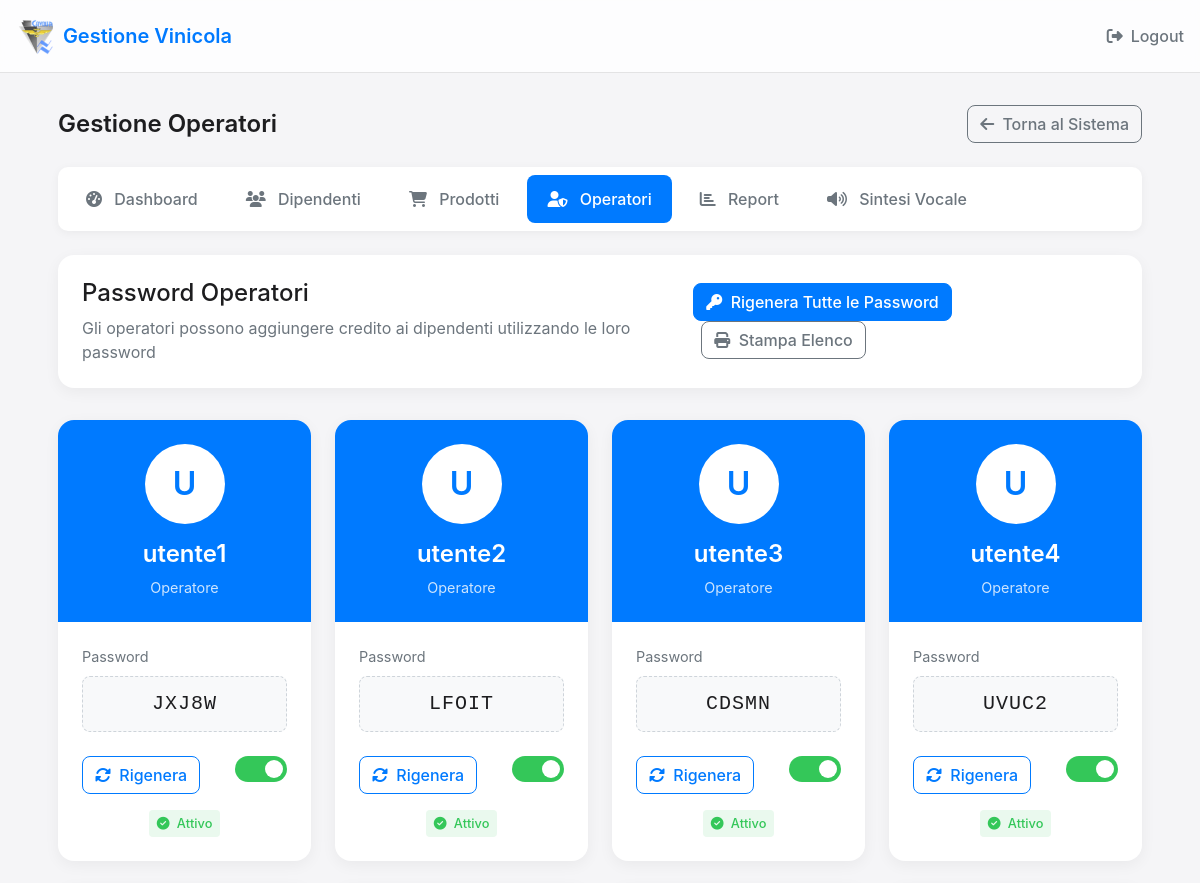
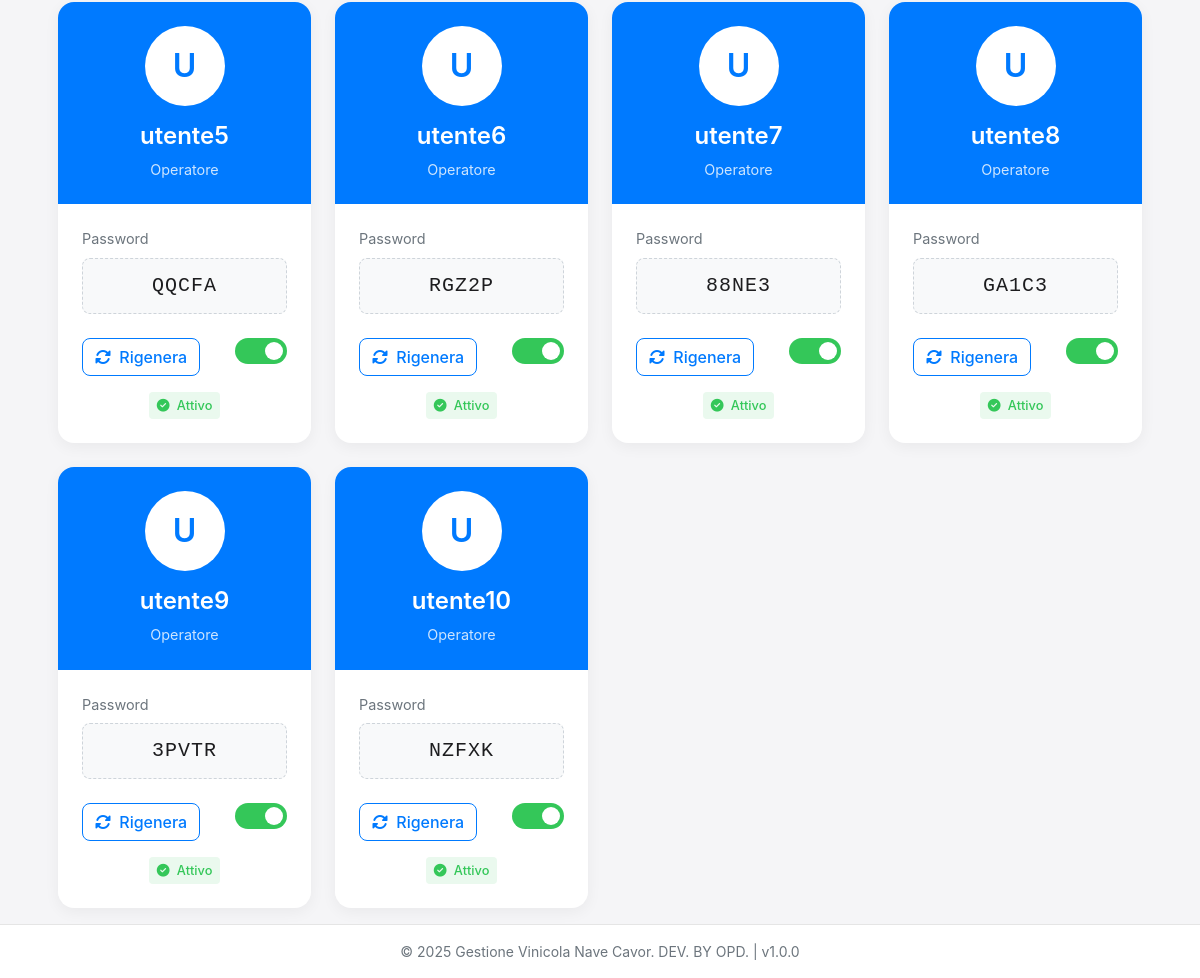
The app's page /admin/operators (signed in), older data (2 pictures, top to bottom).
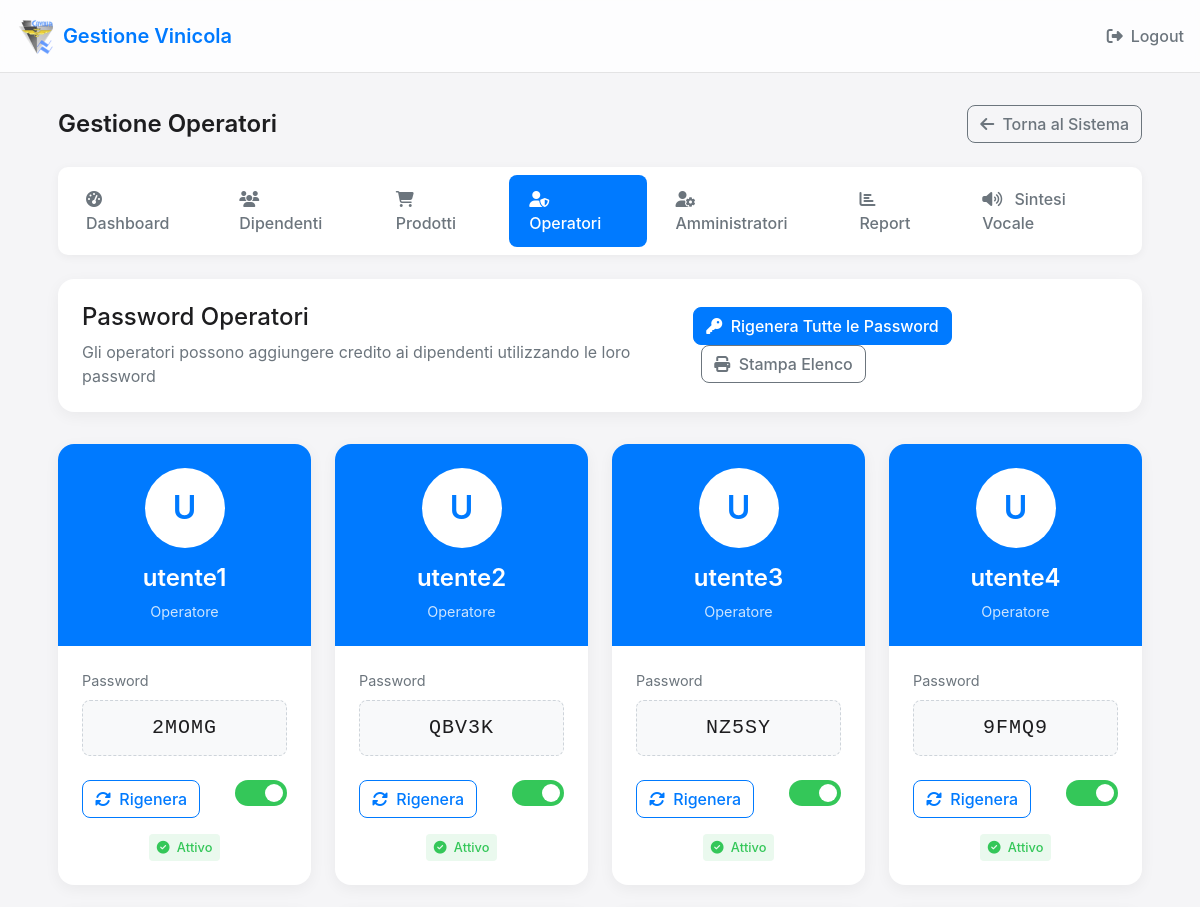
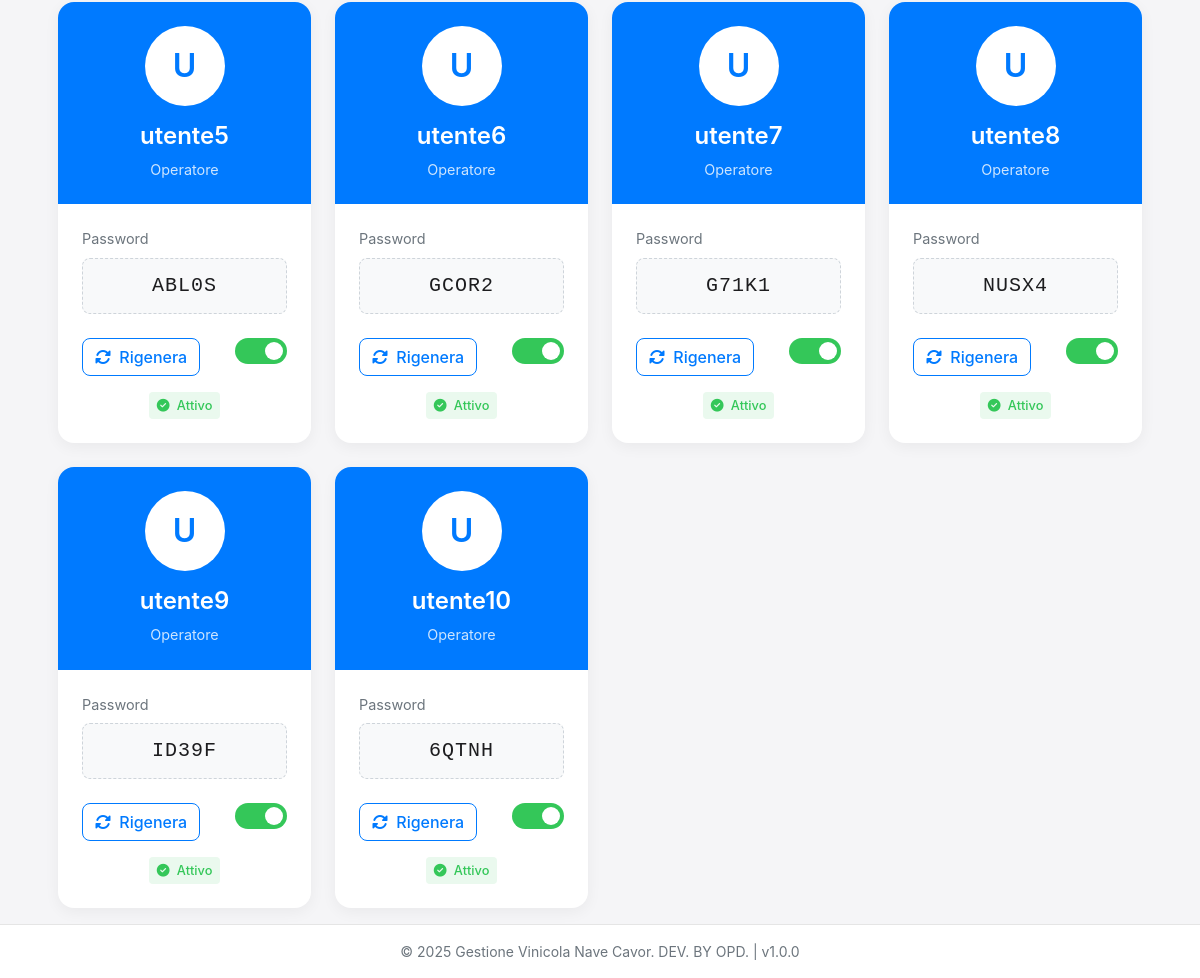
The same page, newer data (2 pictures, top to bottom).
### app.py (models this page shows)
class Operator(db.Model):
    id = db.Column(db.Integer, primary_key=True)
    username = db.Column(db.String(50), unique=True)  # utente1, utente2, ecc.
    password = db.Column(db.String(10))  # Password in chiaro per facilità di uso (5 caratteri)
    active = db.Column(db.Boolean, default=True)

### app.py (the view)
@app.route('/admin/operators')
def admin_operators():
    if session.get('admin_logged_in') != True:
        return redirect(url_for('admin_login'))
    operators = Operator.query.all()
    return render_template('admin_operators.html', operators=operators)

### app.py (called while the page is built)
@app.context_processor
def inject_app_info():
    now = datetime.now()
    return {
        'app_name': app.config['APP_NAME'],
        'app_version': app.config['APP_VERSION'],
        'now': now
    }

### templates/admin_operators.html (shortened to what this page needs)
{% extends "base.html" %}
{% block header_actions %}
<a href="{{ url_for('admin_logout') }}" class="logout-button">
    <i class="fas fa-sign-out-alt"></i> Logout
</a>
{% endblock %}
{% block content %}
<div class="admin-container">
    <div class="admin-header">
        <h1 class="admin-title">Gestione Operatori</h1>
        <div>
            <a href="{{ url_for('index') }}" class="btn btn-outline-secondary">
                <i class="fas fa-arrow-left me-1"></i> Torna al Sistema
            </a>
        </div>
    </div>
    <div class="admin-tabs">
        <a href="{{ url_for('admin_dashboard') }}" class="admin-tab">
            <i class="fas fa-tachometer-alt"></i> Dashboard
        </a>
        <a href="{{ url_for('admin_employees') }}" class="admin-tab">
            <i class="fas fa-users"></i> Dipendenti
        </a>
        <a href="{{ url_for('admin_products') }}" class="admin-tab">
            <i class="fas fa-shopping-cart"></i> Prodotti
        </a>
        <a href="{{ url_for('admin_operators') }}" class="admin-tab active">
            <i class="fas fa-user-shield"></i> Operatori
        </a>
        {% if session.is_super_admin %}
        <a href="{{ url_for('admin_admins') }}" class="admin-tab">
            <i class="fas fa-user-cog"></i> Amministratori
        </a>
        {% endif %}
        <a href="{{ url_for('admin_reports') }}" class="admin-tab">
            <i class="fas fa-chart-bar"></i> Report
        </a>
        <a href="{{ url_for('admin_speech_config') }}" class="admin-tab">
            <i class="fas fa-volume-up"></i> Sintesi Vocale
        </a>
    </div>
    <div class="card regenerate-section">
        <div class="card-body">
            <div class="d-flex justify-content-between align-items-center">
                <div>
                    <h4 class="mb-2">Password Operatori</h4>
                    <p class="text-muted mb-0">Gli operatori possono aggiungere credito ai dipendenti utilizzando le loro password</p>
                </div>
                <div>
                    <button id="regenerateAllBtn" class="btn btn-primary">
                        <i class="fas fa-key me-1"></i> Rigenera Tutte le Password
                    </button>
                    <button id="printPasswordsBtn" class="btn btn-outline-secondary ms-2">
                        <i class="fas fa-print me-1"></i> Stampa Elenco
                    </button>
                </div>
            </div>
        </div>
    </div>
    <div class="operators-grid">
        {% for operator in operators %}
        <div class="operator-card">
            <div class="operator-header">
                <div class="operator-avatar">{{ operator.username[0]|upper }}</div>
                <h3 class="operator-username">{{ operator.username }}</h3>
                <div class="operator-role">Operatore</div>
            </div>
            <div class="operator-body">
                <div class="operator-password-section">
                    <div class="operator-password-label">Password</div>
                    <div class="operator-password">{{ operator.password }}</div>
                </div>
                <div class="operator-actions">
                    <button class="btn btn-outline-primary regenerate-single-btn" data-operator-id="{{ operator.id }}">
                        <i class="fas fa-sync-alt me-1"></i> Rigenera
                    </button>
                    <div>
                        <label class="toggle-active">
                            <span class="slider"></span>
                        </label>
                    </div>
                </div>
                <div class="activity-status">
                    <span class="activity-label {% if operator.active %}activity-active{% else %}activity-inactive{% endif %}">
                        {% if operator.active %}
                        <i class="fas fa-check-circle me-1"></i> Attivo
                        {% else %}
                        <i class="fas fa-times-circle me-1"></i> Inattivo
                        {% endif %}
                    </span>
                </div>
            </div>
        </div>
        {% endfor %}
    </div>
</div>
{% endblock %}

Row changes from the older to the newer data that the page shows:
changed Operator "utente1": password "JXJ8W" → "2MOMG"
changed Operator "utente2": password "LFOIT" → "QBV3K"
changed Operator "utente3": password "CDSMN" → "NZ5SY"
changed Operator "utente4": password "UVUC2" → "9FMQ9"
changed Operator "utente5": password "QQCFA" → "ABL0S"
changed Operator "utente6": password "RGZ2P" → "GCOR2"
changed Operator "utente7": password "88NE3" → "G71K1"
changed Operator "utente8": password "GA1C3" → "NUSX4"
changed Operator "utente9": password "3PVTR" → "ID39F"
changed Operator "utente10": password "NZFXK" → "6QTNH"
Text that changed along with them:
text now shown: "Amministratori"
